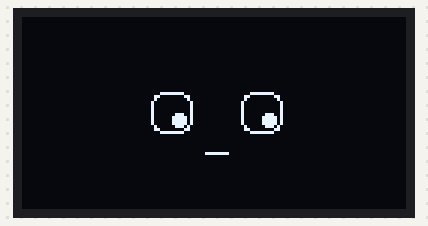
The sketch below on a simulated ESP32. Parts: 128×64 one-colour display. Random numbers use the default seed unless the sketch sets one.

Above: at 0.2 s.
At 1.7 s:
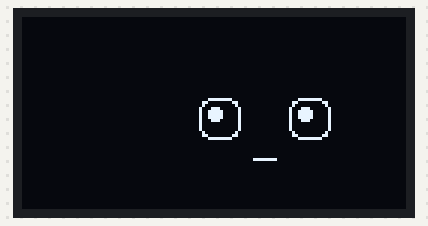
At 8.6 s:
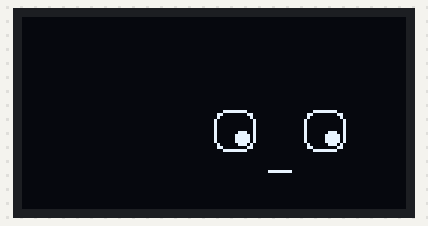
At 16.2 s:
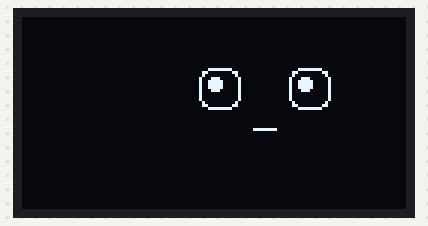
At 27.6 s:
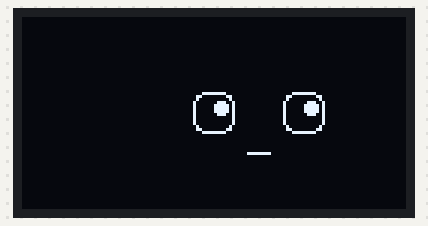
At 38.18 s:
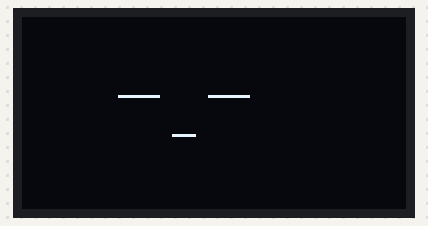

The sketch:

main.ino
```cpp
// Tiny OLED Keychain — wandering face demo
// Requires Arduino ESP32 core and U8g2 library.
// Choose the display driver from the exact module datasheet.

#include <Arduino.h>
#include <Wire.h>
#include <U8g2lib.h>

// Default is a commonly used 1.3-inch SH1106 module.
// If the module uses SSD1306, replace the constructor below with the alternative.
#define OLED_DRIVER_SH1106 1

#if OLED_DRIVER_SH1106
U8G2_SH1106_128X64_NONAME_F_HW_I2C display(U8G2_R0, U8X8_PIN_NONE);
#else
U8G2_SSD1306_128X64_NONAME_F_HW_I2C display(U8G2_R0, U8X8_PIN_NONE);
#endif

float faceX = 64.0f;
float faceY = 32.0f;
float targetX = 64.0f;
float targetY = 32.0f;
uint32_t nextTargetAt = 0;
uint32_t nextBlinkAt = 0;
bool blinking = false;

void chooseTarget(uint32_t now) {
  targetX = random(28, 101);
  targetY = random(22, 43);
  nextTargetAt = now + random(900, 2400);
}

void drawFace() {
  display.clearBuffer();

  // Soft rectangular eye shapes with pupils that follow the wandering face.
  const int eyeY = (int)faceY;
  const int leftX = (int)faceX - 15;
  const int rightX = (int)faceX + 15;

  if (blinking) {
    display.drawHLine(leftX - 7, eyeY, 14);
    display.drawHLine(rightX - 7, eyeY, 14);
  } else {
    display.drawRFrame(leftX - 7, eyeY - 7, 14, 14, 4);
    display.drawRFrame(rightX - 7, eyeY - 7, 14, 14, 4);

    int dx = (targetX > faceX) ? 2 : (targetX < faceX ? -2 : 0);
    int dy = (targetY > faceY) ? 2 : (targetY < faceY ? -2 : 0);
    display.drawDisc(leftX + dx, eyeY + dy, 2);
    display.drawDisc(rightX + dx, eyeY + dy, 2);
  }

  // Tiny mouth gives the character a readable expression.
  display.drawHLine((int)faceX - 4, (int)faceY + 13, 8);
  display.sendBuffer();
}

void setup() {
  randomSeed((uint32_t)micros());
  Wire.begin(); // Uses the selected XIAO board core's default I2C pins.
  display.begin();
  display.setContrast(180);
  uint32_t now = millis();
  chooseTarget(now);
  nextBlinkAt = now + random(1800, 4200);
}

void loop() {
  uint32_t now = millis();

  if ((int32_t)(now - nextTargetAt) >= 0) {
    chooseTarget(now);
  }
  if ((int32_t)(now - nextBlinkAt) >= 0) {
    blinking = true;
    nextBlinkAt = now + random(180, 260);
  } else if (blinking && (int32_t)(now - (nextBlinkAt - 180)) >= 0) {
    blinking = false;
    nextBlinkAt = now + random(1800, 4200);
  }

  faceX += (targetX - faceX) * 0.06f;
  faceY += (targetY - faceY) * 0.06f;
  drawFace();
  delay(35);
}
```

Measured:
- what the display in image 1 shows lasts 1.3 s, from 1.7 s to 3.0 s
- what the display in image 3 shows lasts 0.7 s, from 16.1 s to 16.8 s
- what the display in image 4 shows lasts 0.6 s, from 27.5 s to 28.1 s
